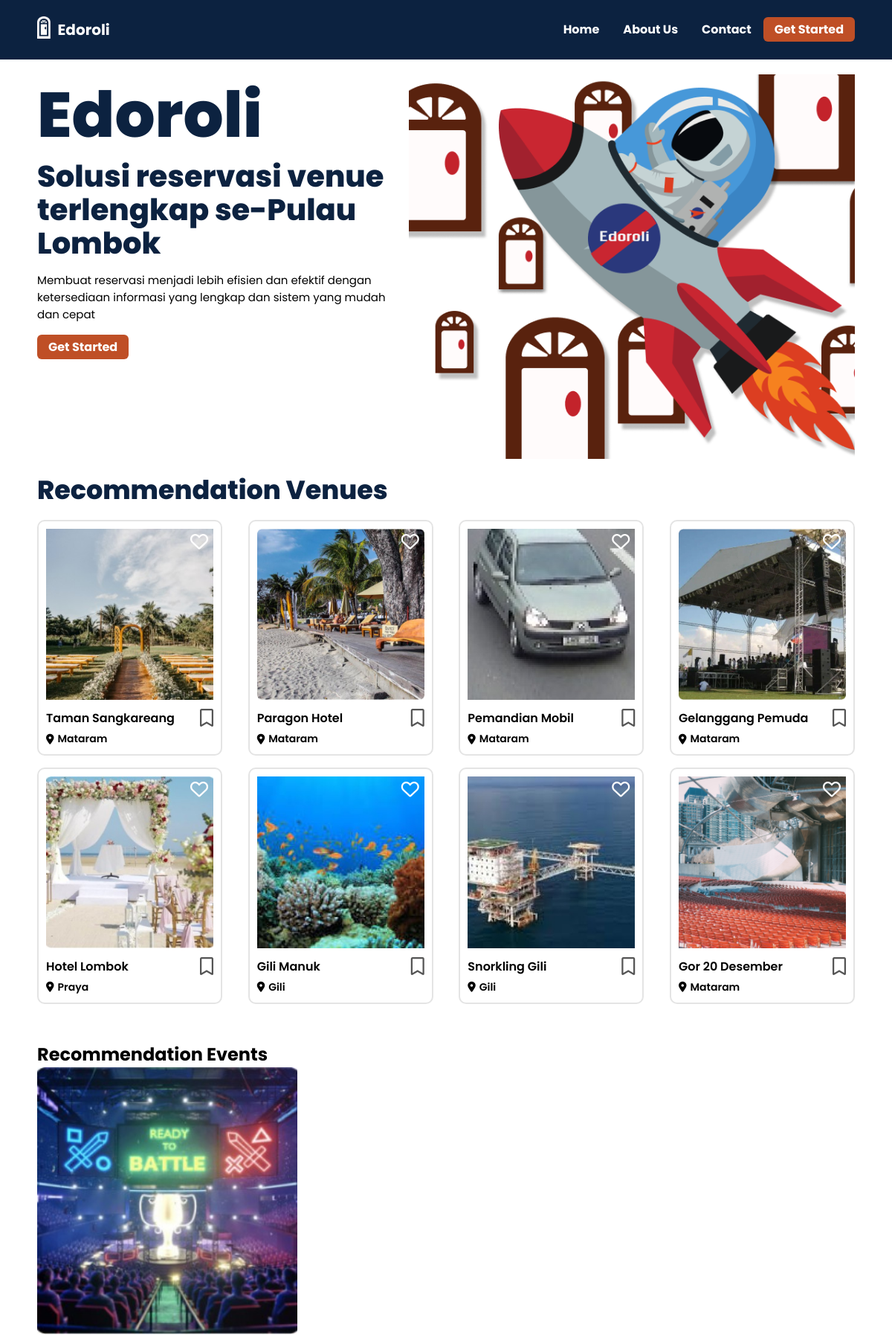
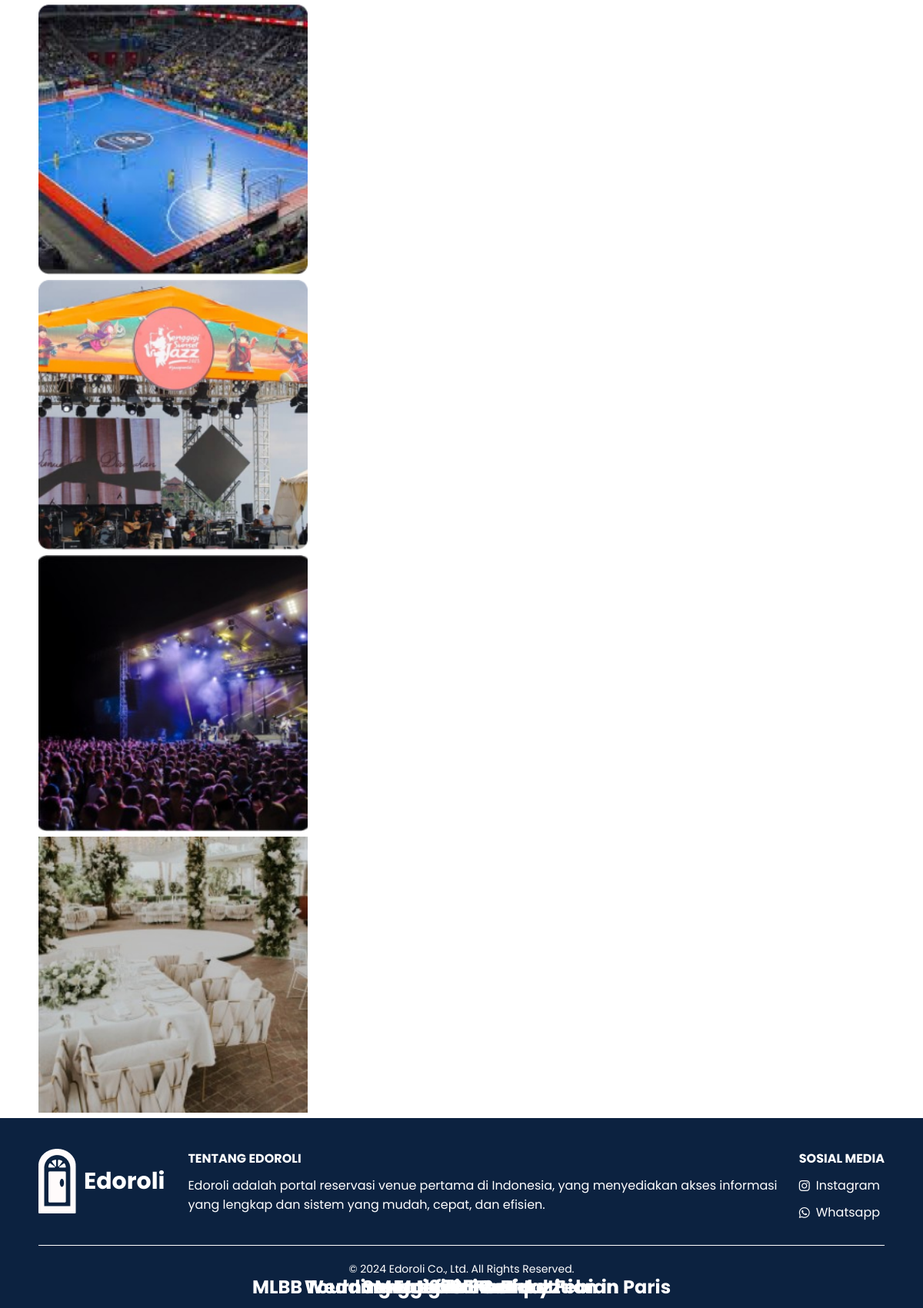
The page / on the database its author committed (2 pictures, top to bottom).
### tables this page shows
CREATE TABLE `venue` (
  `id_venue` int(10) NOT NULL,
  `nama_venue` varchar(30) DEFAULT NULL,
  `deskripsi_fasilitas` text DEFAULT NULL,
  `alamat` varchar(255) DEFAULT NULL,
  `penanggung_jawab` varchar(30) DEFAULT NULL,
  `kapasitas` int(30) DEFAULT NULL,
  `harga` int(255) DEFAULT NULL,
  `kota` varchar(255) DEFAULT NULL,
  `gambar` text NOT NULL,
  `jenis_instansi` enum('Pemerintah','Swasta') DEFAULT NULL,
  `id_provider` int(10) DEFAULT NULL,
  `main_venue` tinyint(1) DEFAULT 0
);

CREATE TABLE `event` (
  `id_event` int(11) NOT NULL,
  `nama_event` varchar(255) NOT NULL,
  `jenis_event` varchar(50) NOT NULL,
  `deskripsi` text NOT NULL,
  `informasi` text NOT NULL,
  `rules` text NOT NULL,
  `rekomendasi` tinyint(1) NOT NULL,
  `gambar` text NOT NULL,
  `id_user` int(11) NOT NULL,
  `status` enum('waiting','confirmed','rejected') DEFAULT 'waiting',
  `id_venue` int(11) NOT NULL
);

### index.php (the view, shortened to what this page needs)
<?php
$conn = connectDatabase();
$event_limit = 8;
$venue_limit = 8;
$sql = "SELECT * FROM event WHERE rekomendasi = 1 AND status = 'confirmed' LIMIT ?";
$stmt = $conn->prepare($sql);
$stmt->bind_param("i", $event_limit);
$stmt->execute();
$events_result = $stmt->get_result();
$json_venues = file_get_contents('../Edorolli/json/main_venues.json');
$main_venues = json_decode($json_venues, true);
if (is_array($main_venues) && !empty($main_venues)) {
    $placeholders = implode(',', array_fill(0, count($main_venues), '?'));
    $types = str_repeat('i', count($main_venues)) . 'i';
    $query = "
    SELECT *
    FROM venue
    WHERE main_venue = 1 AND id_venue IN ($placeholders)
    LIMIT ?";
    $stmt = $conn->prepare($query);
    $params = array_merge(array_column($main_venues, 'id_venue'), [$venue_limit]);
    $refs = [];
    foreach ($params as $key => $value) {
        $refs[$key] = &$params[$key];
    }
    array_unshift($refs, $types);
    call_user_func_array([$stmt, 'bind_param'], $refs);
    $stmt->execute();
    $result = $stmt->get_result();
    $venues = $result->fetch_all(MYSQLI_ASSOC);
}
?>
<!DOCTYPE html>
<html lang="en">
<head>
    <link rel="stylesheet" href="../Edorolli/css/homestyle.css" />
    <link rel="stylesheet" href="../Edorolli/css/footer.css" />
    <link rel="stylesheet" href="https://cdnjs.cloudflare.com/ajax/libs/owl-carousel/1.3.3/owl.carousel.min.css" />
    <link rel="stylesheet" href="https://cdnjs.cloudflare.com/ajax/libs/font-awesome/6.0.0-beta3/css/all.min.css" />
</head>
<body>
<nav>
    <div class="wrapper">
        <div class="logo">
            <img src="../Edorolli/image/logo.png" />
        </div>
        <div class="nama_website">
            <a>Edoroli</a>
        </div>
        <div class="menu">
            <ul>
                <li><a href="index.php">Home</a></li>
                <li><a href="about.php">About Us</a></li>
                <li><a href="contact.html">Contact</a></li>
                <li><a href="role-selection.html" class="login">Get Started</a></li>
            </ul>
        </div>
    </div>
</nav>
<div class="wrapper">
    <section id="home">
        <div class="homepage">
            <div class="desc">
                <h2>Edoroli</h2>
                <h3>Solusi reservasi venue terlengkap se-Pulau Lombok</h3>
                <p>
                    Membuat reservasi menjadi lebih efisien dan efektif dengan
                    ketersediaan informasi yang lengkap dan sistem yang mudah dan
                    cepat
                </p>
                <a href="role-selection.html" class="login">Get Started</a>
            </div>
            <div class="landing">
                <img src="../Edorolli/image/banner.png" />
            </div>
        </div>
        <?php if (!empty($venues)): ?>
        <div class="populer">
            <h2>Recommendation Venues</h2>
            <div class="gallery">
                <?php
                foreach ($venues as $venue) {
                    $image_path = '';
                    foreach ($main_venues as $main_venue) {
                        if ($main_venue['id_venue'] == $venue['id_venue']) {
                            $image_path = $main_venue['gambar'];
                            break;
                        }
                    }
                    echo '<div class="card">';
                    echo '    <div class="image-container">';
                    echo '        <img src="' . htmlspecialchars($image_path) . '" />';
                    echo '        <span class="heart-icon"><i class="far fa-heart" onclick="klikLike(this)"></i></span>';
                    echo '    </div>';
                    echo '    <div class="info">';
                    echo '        <p class="name">' . htmlspecialchars($venue["nama_venue"]) . '</p>';
                    echo '        <span class="plus-icon"><i class="far fa-bookmark" onclick="klikBookmark(this)"></i></span>';
                    echo '    </div>';
                    echo '    <div class="location">';
                    echo '        <i class="fa-solid fa-location-dot"></i>';
                    echo '        <span>' . htmlspecialchars($venue["kota"]) . '</span>';
                    echo '    </div>';
                    echo '</div>';
                }
                ?>
            </div>
        </div>
        <?php endif; ?>
    </section>
</div>
<section class="events">
    <h2> Recommendation Events</h2>
    <div id="event-carousel" class="owl-carousel owl-theme">
    <?php while ($event = $events_result->fetch_assoc()): ?>
        <div class="event-card">
            <a href="role-selection.html">
                <img src="../Edorolli/image/<?php echo htmlspecialchars($event['gambar']); ?>" />
            </a>
            <div class="event-info">
                <a href="role-selection.html"><h2><?php echo htmlspecialchars($event['nama_event']); ?></h2></a>
            </div>
        </div>
    <?php endwhile; ?>
    </div>
</section>
<footer>
    <div class="footer-container">
        <div class="footer-left">
            <img src="../Edorolli/image/logo.png" alt="Edoroli Logo" />
            <div class="nama_website">
                <a>Edoroli</a>
            </div>
        </div>
        <div class="footer-center">
            <h3>TENTANG EDOROLI</h3>
            <p>Edoroli adalah portal reservasi venue pertama di Indonesia, yang menyediakan akses informasi yang lengkap dan sistem yang mudah, cepat, dan efisien.</p>
        </div>
        <div class="footer-right">
            <h3>SOSIAL MEDIA</h3>
            <ul>
                <li><a href="#"><i class="fab fa-instagram"></i> Instagram</a></li>
                <li><a href="#"><i class="fab fa-whatsapp"></i> Whatsapp</a></li>
            </ul>
        </div>
    </div>
    <div class="footer-bottom">
        <p>© 2024 Edoroli Co., Ltd. All Rights Reserved.</p>
    </div>
</footer>
</body>
</html>

### css/homestyle.css (style rules this page uses)
* { text-decoration: none; margin: 0px; padding: 0px; }
body { margin: 0px; padding: 0px; font-family: "Poppins", sans-serif; }
.wrapper { width: 1100px; margin: auto; align-items: center; }
.nama_website a { font-size: 20px; font-weight: bold; float: left; font-family: "Poppins"; color: #fff; }
.logo img { padding: 22px 10px 0px 0px; vertical-align: center; float: left; max-width: 50px; max-height: 30px; }
.menu { float: right; }
nav { width: 100%; margin: auto; display: flex; line-height: 80px; position: sticky; position: -webkit-sticky; top: 0px; background-color: #0c2240; z-index: 10; }
nav ul { list-style-type: none; margin: 0px; padding: 0px; overflow: hidden; }
nav ul li { float: left; }
nav ul li a { color: #ffffff; font-weight: bold; text-align: center; padding: 0px 16px 0px 16px; }
.login { background-color: #bf4f26; color: #ffffff; border-radius: 6px; padding: 5px 15px 5px 15px; }
section { margin: 10px auto 50px; }
.homepage { display: flex; }
.landing img { padding-top: 10px; max-width: 600px; }
.desc h2 { font-weight: 800; font-size: 85px; margin-top: 40px; margin-bottom: 5px; color: #0c2240; width: 100%; line-height: 50px; }
.desc h3 { padding-top: 30px; font-weight: 800; font-size: 40px; color: #0c2240; width: 100%; line-height: 45px; }
.desc p { padding-top: 15px; font-size: 15px; padding-bottom: 20px; }
.desc .login { background-color: #bf4f26; color: #ffffff; border-radius: 6px; padding: 5px 15px 5px 15px; font-weight: 700; }
.populer h2 { font-weight: 800; font-size: 35px; margin-top: 10px; margin-bottom: 5px; color: #0c2240; width: 100%; line-height: 50px; }
.gallery { display: flex; flex-wrap: wrap; gap: 16px; justify-content: space-between; margin-top: 15px; }
.card { border: 2px solid #e4e4e4; border-radius: 10px; overflow: hidden; position: relative; width: 245px; }
.image-container { position: relative; padding: 10px 10px 0 10px; }
.image-container img { width: 100%; height: auto; }
.heart-icon { position: absolute; top: 10px; right: 17px; font-size: 24px; color: #fff; cursor: pointer; }
.info { padding: 0 10px 0 10px; display: flex; justify-content: space-between; align-items: center; }
.name { flex-grow: 1; white-space: nowrap; overflow: hidden; text-overflow: ellipsis; color: #000; font-weight: 600; }
.plus-icon { cursor: pointer; font-size: 24px; color: #555; margin-left: 10px; }
.location { display: flex; align-items: center; font-size: 14px; padding: 0 10px 10px 10px; font-weight: 600; }
.location i { margin-right: 5px; }
.events { max-width: 1100px; margin: auto; }
.event-card img { width:350px; height: 230; transition: transform 0.3s ease; }
.event-card .event-info { position: absolute; bottom: 0; left: 0; width: 100%; color: #fff; font-weight: bold; padding: 10px; box-sizing: border-box; text-align: center; }
.event-info h2 { color: #fff; }

### css/footer.css (style rules this page uses)
footer { background-color: #0c2240; color: white; padding: 40px 20px; font-family: "Poppins", sans-serif; }
.footer-container { display: flex; justify-content: space-between; align-items: flex-start; max-width: 1100px; margin: auto; padding-bottom: 20px; border-bottom: 1px solid #fff; }
.footer-left { display: flex; align-items: center; }
.footer-left img { margin-right: 10px; }
.footer-left .nama_website a { font-size: 30px; font-weight: bold; }
.footer-center { flex: 2; margin-right: 15px; margin-left: 30px; }
.footer-center h3 { font-size: 16px; margin-bottom: 10px; }
.footer-center p { margin-bottom: 20px; }
.footer-right { display: flex; flex-direction: column; align-items: flex-start; }
.footer-right h3 { font-size: 16px; margin-bottom: 10px; }
.footer-right ul { list-style: none; padding: 0; margin: 0; }
.footer-right ul li { margin-bottom: 10px; }
.footer-right ul li a { color: white; text-decoration: none; display: flex; align-items: center; }
.footer-right ul li a i { margin-right: 8px; }
.footer-bottom { text-align: center; margin-top: 20px; font-size: 14px; }

### rows shown on the page
venue: shows a picture, nama_venue "Taman Sangkareang", kota "Mataram"
venue: shows a picture, nama_venue "Paragon Hotel", kota "Mataram"
venue: shows a picture, nama_venue "Pemandian Mobil", kota "Mataram"
venue: shows a picture, nama_venue "Gelanggang Pemuda", kota "Mataram"
venue: shows a picture, nama_venue "Hotel Lombok", kota "Praya"
venue: shows a picture, nama_venue "Gili Manuk", kota "Gili"
venue: shows a picture, nama_venue "Snorkling Gili", kota "Gili"
venue: shows a picture, nama_venue "Gor 20 Desember", kota "Mataram"
event: gambar (picture), nama_event "MLBB Tournament 2025 Competition in Paris"
event: gambar (picture), nama_event "Futsala Smala"
event: gambar (picture), nama_event "Senggigi Sunset Jazz"
event: gambar (picture), nama_event "Memofest Festival"
event: gambar (picture), nama_event "Wedding Mahalini & Rizky Febian"
